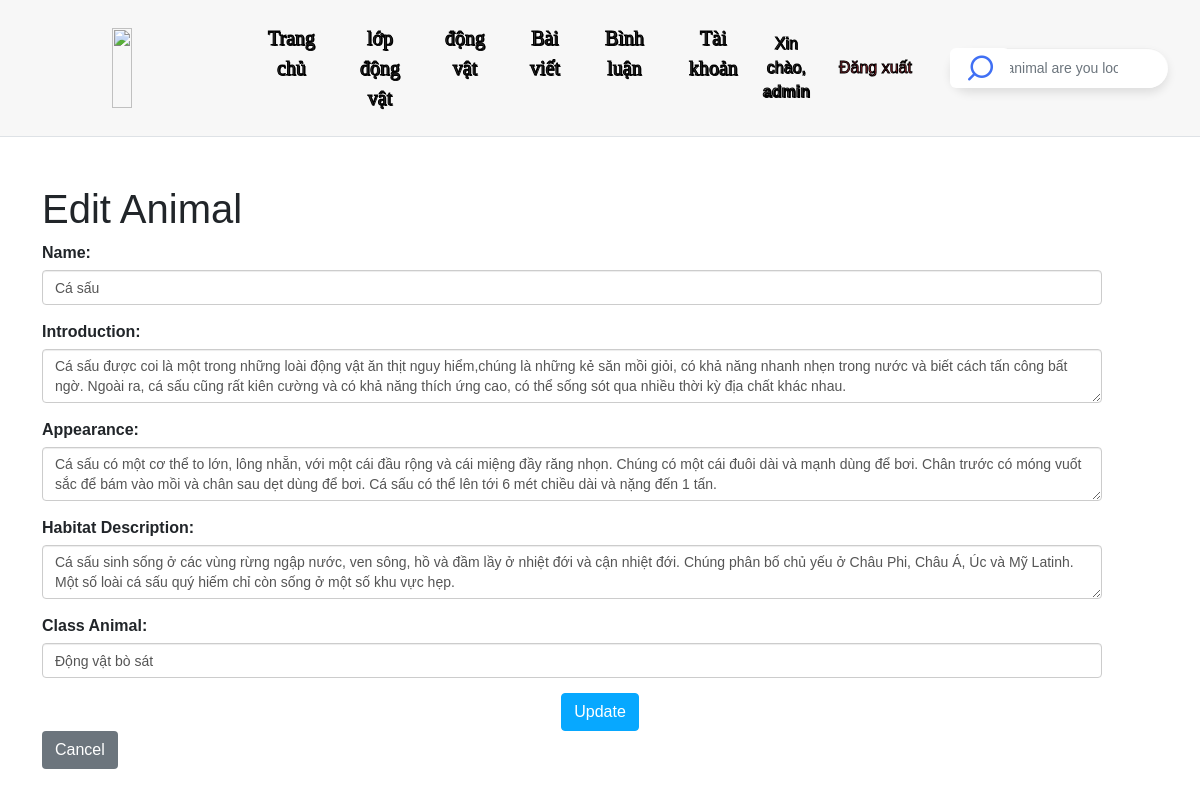
Page /admin/animals/edit/1 (signed in) on the committed database.
### tables this page shows
CREATE TABLE IF NOT EXISTS `animals` (
  `id_animal` INT AUTO_INCREMENT PRIMARY KEY,
  `avatar` VARCHAR(255) NULL,
  `gioi_thieu_text` TEXT NULL,
  `imgqr3d` VARCHAR(255) NULL,
  `ngoai_hinh_text` TEXT NULL,
  `noi_sinh_song_image` VARCHAR(255) NULL,
  `noi_sinh_song_text` TEXT NULL,
  `name` VARCHAR(255) NOT NULL,
  `classanimals_id` INT NOT NULL,
  CONSTRAINT `fk_animals_class` FOREIGN KEY (`classanimals_id`) REFERENCES `classanimals` (`id_class`) ON DELETE CASCADE
);

CREATE TABLE IF NOT EXISTS `classanimals` (
  `id_class` INT AUTO_INCREMENT PRIMARY KEY,
  `background_video` VARCHAR(255) NULL,
  `info` TEXT NULL,
  `name` VARCHAR(255) NOT NULL
);

### controller/AnimalController.php (called while the page is built, shortened)
<?php
require_once __DIR__ . '/../config/config.php';
class AnimalController {
    private $db;
    public function __construct() {
        $database = new Database();
        $this->db = $database->getConnection();
    }
    public function getAnimalById($id) {
        $sql = "SELECT * FROM animals WHERE id_animal = :id";
        $stmt = $this->db->prepare($sql);
        $stmt->execute(['id' => $id]);
        return $stmt->fetch(PDO::FETCH_ASSOC);
    }
}
?>

### config/config.php (called while the page is built, shortened)
<?php
class Database {
    private $host = "localhost";
    private $db_name = "doanltw";
    private $username = "root";
    private $password = "";
    public function getConnection() {
        $this->conn = null;
        try {
            $this->conn = new PDO("mysql:host=" . $this->host . ";dbname=" . $this->db_name, $this->username, $this->password);
            $this->conn->setAttribute(PDO::ATTR_ERRMODE, PDO::ERRMODE_EXCEPTION);
        } catch (PDOException $exception) {
            echo "Lỗi kết nối: " . $exception->getMessage();
        }
        return $this->conn;
    }
}
?>

### controller/ClassAnimalController.php (called while the page is built, shortened)
<?php
require_once __DIR__ . '/../config/config.php';
class ClassAnimalController {
    private $db;
    public function __construct() {
        $database = new Database();
        $this->db = $database->getConnection();
    }
    public function getAllClassAnimals() {
        $sql = "SELECT * FROM classanimals";
        $stmt = $this->db->query($sql);
        return $stmt->fetchAll(PDO::FETCH_ASSOC);
    }
}
?>

### view/admin/animals/update_animal.php (the view, shortened to what this page needs)
<?php
require_once '../../../controller/AnimalController.php';
require_once '../../../controller/ClassAnimalController.php';
$animalController = new AnimalController();
$classAnimalController = new ClassAnimalController();
if ($_SERVER['REQUEST_METHOD'] === 'GET' && isset($_GET['id'])) {
    $animalId = intval($_GET['id']);
    $animal = $animalController->getAnimalById($animalId);
    $classAnimals = $classAnimalController->getAllClassAnimals();
}
?>
<!DOCTYPE html>
<html lang="en">
<head>
    <link rel="stylesheet" href="https://stackpath.bootstrapcdn.com/bootstrap/4.5.2/css/bootstrap.min.css">
</head>
<body>
    <?php include '../../headerAdmin.php'; ?>
    <div class="container mt-5">
        <h1>Edit Animal</h1>
        <form action="/animal_php/view/admin/animals/edit" method="POST">
            <div class="form-group">
                <label for="name">Name:</label>
                <input type="text" class="form-control" id="name" name="name" value="<?= htmlspecialchars($animal['name']) ?>" required>
            </div>
            <div class="form-group">
                <label for="gioi_thieu_text">Introduction:</label>
                <textarea class="form-control" id="gioi_thieu_text" name="gioi_thieu_text" required><?= htmlspecialchars($animal['gioi_thieu_text']) ?></textarea>
            </div>
            <div class="form-group">
                <label for="ngoai_hinh_text">Appearance:</label>
                <textarea class="form-control" id="ngoai_hinh_text" name="ngoai_hinh_text" required><?= htmlspecialchars($animal['ngoai_hinh_text']) ?></textarea>
            </div>
            <div class="form-group">
                <label for="noi_sinh_song_text">Habitat Description:</label>
                <textarea class="form-control" id="noi_sinh_song_text" name="noi_sinh_song_text" required><?= htmlspecialchars($animal['noi_sinh_song_text']) ?></textarea>
            </div>
            <div class="form-group">
                <label for="classanimals_id">Class Animal:</label>
                <select class="form-control" id="classanimals_id" name="classanimals_id" required>
                    <?php foreach ($classAnimals as $classAnimal): ?>
                        <option value="<?= htmlspecialchars($classAnimal['id_class']) ?>" <?= $classAnimal['id_class'] == $animal['classanimals_id'] ? 'selected' : '' ?>>
                            <?= htmlspecialchars($classAnimal['name']) ?>
                        </option>
                    <?php endforeach; ?>
                </select>
            </div>
            <button type="submit" class="btn btn-primary">Update</button>
            <a href="/animal_php/admin/animals" class="btn btn-secondary">Cancel</a>
        </form>
    </div>
</body>
</html>

### css/mystyle.css (style rules this page uses)
html { scroll-behavior: smooth; }
body { overflow-x: hidden; }
input { position: relative; outline: none; border: none; height: 100%; width: 100%; border-radius: 6px; font-size: 16px; font-weight: 400; color: black; background-color: #fff; }
.btn { display: inline-block; font-weight: 400; text-align: center; white-space: nowrap; vertical-align: middle; -webkit-user-select: none; -moz-user-select: none; -ms-user-select: none; user-select: none; border: 1px solid transparent; padding: .375rem .75rem; font-size: 1rem; line-height: 1.5; border-radius: .25rem; transition: color .15s ease-in-out,background-color .15s ease-in-out,border-color .15s ease-in-out,box-shadow .15s ease-in-out; cursor: pointer; }
.btn-primary { color: #fff; background-color: #07a8ff; border-color: #07a8ff; display: block; margin: 0 auto; }
.form-group { margin-bottom: 15px; }
label { display: inline-block; max-width: 100%; margin-bottom: 5px; font-weight: 700; }
.form-control { display: block; width: 95%; padding: 6px 12px; font-size: 14px; line-height: 1.42857143; color: #555; background-color: #fff; background-image: none; border: 1px solid #ccc; border-radius: 4px; -webkit-box-shadow: inset 0 1px 1px rgba(0,0,0,.075); box-shadow: inset 0 1px 1px rgba(0,0,0,.075); -webkit-transition: border-color ease-in-out .15s,-webkit-box-shadow ease-in-out .15s; -o-transition: border-color ease-in-out .15s,box-shadow ease-in-out .15s; transition: border-color ease-in-out .15s,box-shadow ease-in-out .15s; }
* { margin: 0; padding: 0; box-sizing: border-box; font-family: "Poppins", sans-serif; }

### rows in the picture
animals: name "Cá sấu", gioi_thieu_text "Cá sấu được coi là một trong những loài động vật ăn thịt nguy hiểm,chúng là những kẻ săn mồi giỏi, có khả năng nhanh nhẹn trong nước và biết cách tấn công bất ngờ. Ngoài ra, cá sấu cũng rất kiên cường và có khả năng thích ứng cao, có thể sống sót qua nhiều thời kỳ địa chất khác nhau.", ngoai_hinh_text "Cá sấu có một cơ thể to lớn, lông nhẵn, với một cái đầu rộng và cái miệng đầy răng nhọn. Chúng có một cái đuôi dài và mạnh dùng để bơi. Chân trước có móng vuốt sắc để bám vào mồi và chân sau dẹt dùng để bơi. Cá sấu có thể lên tới 6 mét chiều dài và nặng đến 1 tấn.", noi_sinh_song_text "Cá sấu sinh sống ở các vùng rừng ngập nước, ven sông, hồ và đầm lầy ở nhiệt đới và cận nhiệt đới. Chúng phân bố chủ yếu ở Châu Phi, Châu Á, Úc và Mỹ Latinh. Một số loài cá sấu quý hiếm chỉ còn sống ở một số khu vực hẹp.", classanimals_id "Động vật bò sát"

### other values in the picture
$_SESSION['username'] "admin"
